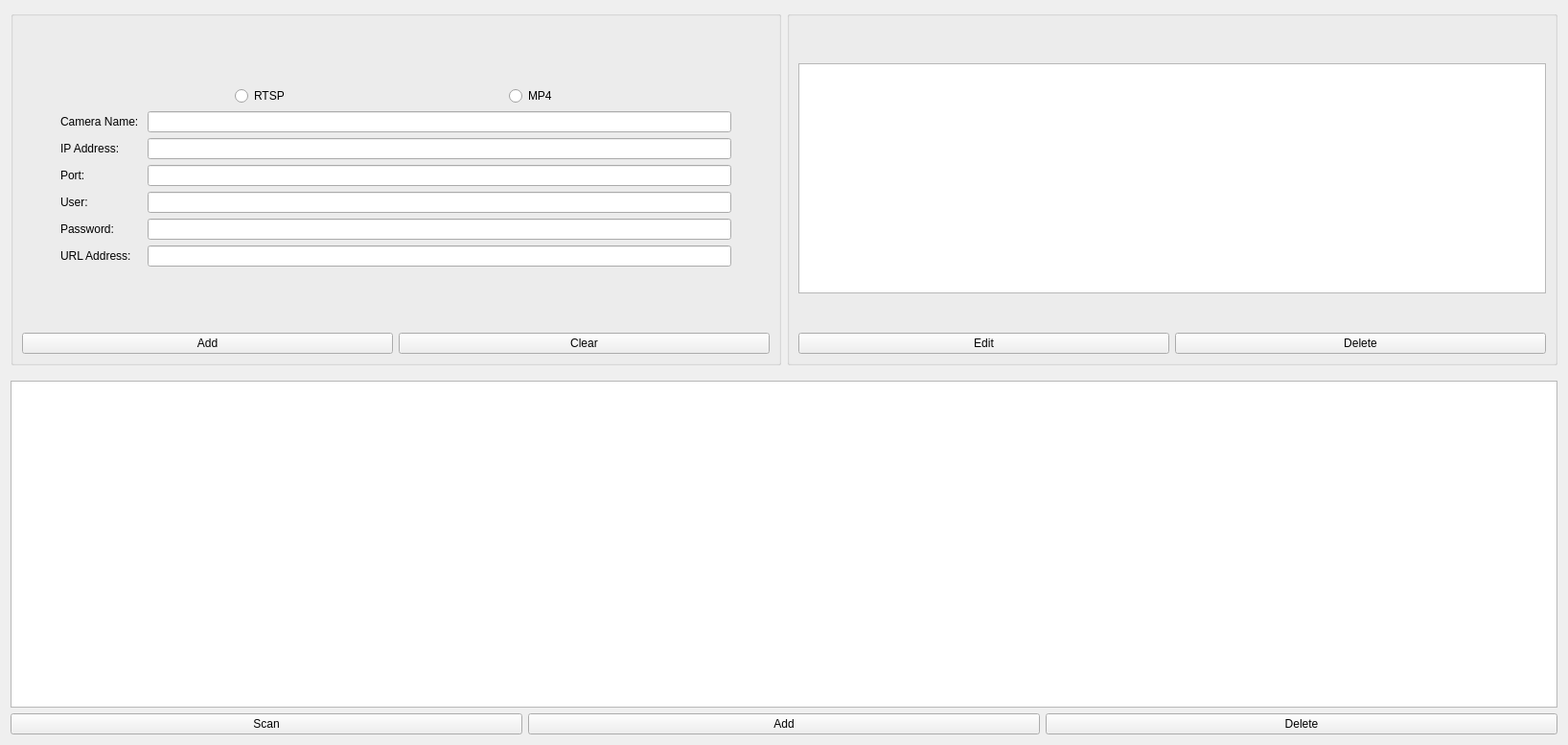
<?xml version="1.0" encoding="UTF-8"?>
<ui version="4.0">
 <class>CameraSettings</class>
 <widget class="QWidget" name="CameraSettings">
  <property name="geometry">
   <rect>
    <x>0</x>
    <y>0</y>
    <width>1636</width>
    <height>777</height>
   </rect>
  </property>
  <property name="windowTitle">
   <string>Form</string>
  </property>
  <layout class="QVBoxLayout" name="verticalLayout_3" stretch="1,0,1">
   <item>
    <layout class="QHBoxLayout" name="horizontalLayout_3" stretch="0,0">
     <item>
      <widget class="QGroupBox" name="groupBox">
       <property name="title">
        <string/>
       </property>
       <layout class="QVBoxLayout" name="verticalLayout_5">
        <item>
         <spacer name="verticalSpacer_6">
          <property name="orientation">
           <enum>Qt::Vertical</enum>
          </property>
          <property name="sizeHint" stdset="0">
           <size>
            <width>20</width>
            <height>40</height>
           </size>
          </property>
         </spacer>
        </item>
        <item>
         <layout class="QHBoxLayout" name="horizontalLayout_4">
          <item>
           <spacer name="horizontalSpacer">
            <property name="orientation">
             <enum>Qt::Horizontal</enum>
            </property>
            <property name="sizeHint" stdset="0">
             <size>
              <width>40</width>
              <height>20</height>
             </size>
            </property>
           </spacer>
          </item>
          <item>
           <widget class="QRadioButton" name="radioButton_2">
            <property name="text">
             <string>RTSP</string>
            </property>
           </widget>
          </item>
          <item>
           <spacer name="horizontalSpacer_3">
            <property name="orientation">
             <enum>Qt::Horizontal</enum>
            </property>
            <property name="sizeHint" stdset="0">
             <size>
              <width>40</width>
              <height>20</height>
             </size>
            </property>
           </spacer>
          </item>
          <item>
           <widget class="QRadioButton" name="radioButton">
            <property name="text">
             <string>MP4</string>
            </property>
           </widget>
          </item>
          <item>
           <spacer name="horizontalSpacer_2">
            <property name="orientation">
             <enum>Qt::Horizontal</enum>
            </property>
            <property name="sizeHint" stdset="0">
             <size>
              <width>40</width>
              <height>20</height>
             </size>
            </property>
           </spacer>
          </item>
         </layout>
        </item>
        <item>
         <layout class="QHBoxLayout" name="horizontalLayout_6" stretch="0,1,0">
          <item>
           <spacer name="horizontalSpacer_5">
            <property name="orientation">
             <enum>Qt::Horizontal</enum>
            </property>
            <property name="sizeHint" stdset="0">
             <size>
              <width>40</width>
              <height>20</height>
             </size>
            </property>
           </spacer>
          </item>
          <item>
           <layout class="QFormLayout" name="formLayout">
            <property name="fieldGrowthPolicy">
             <enum>QFormLayout::ExpandingFieldsGrow</enum>
            </property>
            <item row="0" column="0">
             <widget class="QLabel" name="label">
              <property name="text">
               <string>Camera Name: </string>
              </property>
             </widget>
            </item>
            <item row="0" column="1">
             <widget class="QLineEdit" name="lineEdit"/>
            </item>
            <item row="1" column="0">
             <widget class="QLabel" name="label_2">
              <property name="text">
               <string>IP Address:</string>
              </property>
             </widget>
            </item>
            <item row="1" column="1">
             <widget class="QLineEdit" name="lineEdit_2"/>
            </item>
            <item row="2" column="0">
             <widget class="QLabel" name="label_3">
              <property name="text">
               <string>Port:</string>
              </property>
             </widget>
            </item>
            <item row="2" column="1">
             <widget class="QLineEdit" name="lineEdit_3"/>
            </item>
            <item row="3" column="0">
             <widget class="QLabel" name="label_4">
              <property name="text">
               <string>User:</string>
              </property>
             </widget>
            </item>
            <item row="3" column="1">
             <widget class="QLineEdit" name="lineEdit_4"/>
            </item>
            <item row="4" column="0">
             <widget class="QLabel" name="label_5">
              <property name="text">
               <string>Password:</string>
              </property>
             </widget>
            </item>
            <item row="4" column="1">
             <widget class="QLineEdit" name="lineEdit_5"/>
            </item>
            <item row="5" column="0">
             <widget class="QLabel" name="label_6">
              <property name="text">
               <string>URL Address:</string>
              </property>
             </widget>
            </item>
            <item row="5" column="1">
             <widget class="QLineEdit" name="lineEdit_6"/>
            </item>
           </layout>
          </item>
          <item>
           <spacer name="horizontalSpacer_6">
            <property name="orientation">
             <enum>Qt::Horizontal</enum>
            </property>
            <property name="sizeHint" stdset="0">
             <size>
              <width>40</width>
              <height>20</height>
             </size>
            </property>
           </spacer>
          </item>
         </layout>
        </item>
        <item>
         <spacer name="verticalSpacer_2">
          <property name="orientation">
           <enum>Qt::Vertical</enum>
          </property>
          <property name="sizeHint" stdset="0">
           <size>
            <width>20</width>
            <height>40</height>
           </size>
          </property>
         </spacer>
        </item>
        <item>
         <layout class="QHBoxLayout" name="horizontalLayout_5">
          <item>
           <widget class="QPushButton" name="pushButton_2">
            <property name="text">
             <string>Add</string>
            </property>
           </widget>
          </item>
          <item>
           <widget class="QPushButton" name="pushButton">
            <property name="text">
             <string>Clear</string>
            </property>
           </widget>
          </item>
         </layout>
        </item>
       </layout>
      </widget>
     </item>
     <item>
      <layout class="QVBoxLayout" name="verticalLayout_4" stretch="0">
       <item>
        <widget class="QGroupBox" name="groupBox_2">
         <property name="title">
          <string/>
         </property>
         <layout class="QVBoxLayout" name="verticalLayout_6">
          <item>
           <spacer name="verticalSpacer_7">
            <property name="orientation">
             <enum>Qt::Vertical</enum>
            </property>
            <property name="sizeType">
             <enum>QSizePolicy::Fixed</enum>
            </property>
            <property name="sizeHint" stdset="0">
             <size>
              <width>20</width>
              <height>40</height>
             </size>
            </property>
           </spacer>
          </item>
          <item>
           <widget class="QTableView" name="tableView"/>
          </item>
          <item>
           <spacer name="verticalSpacer_4">
            <property name="orientation">
             <enum>Qt::Vertical</enum>
            </property>
            <property name="sizeType">
             <enum>QSizePolicy::Fixed</enum>
            </property>
            <property name="sizeHint" stdset="0">
             <size>
              <width>20</width>
              <height>35</height>
             </size>
            </property>
           </spacer>
          </item>
          <item>
           <layout class="QHBoxLayout" name="horizontalLayout_8">
            <item>
             <widget class="QPushButton" name="pushButton_4">
              <property name="text">
               <string>Edit</string>
              </property>
             </widget>
            </item>
            <item>
             <widget class="QPushButton" name="pushButton_3">
              <property name="text">
               <string>Delete</string>
              </property>
             </widget>
            </item>
           </layout>
          </item>
         </layout>
        </widget>
       </item>
      </layout>
     </item>
    </layout>
   </item>
   <item>
    <spacer name="verticalSpacer">
     <property name="orientation">
      <enum>Qt::Vertical</enum>
     </property>
     <property name="sizeType">
      <enum>QSizePolicy::Fixed</enum>
     </property>
     <property name="sizeHint" stdset="0">
      <size>
       <width>20</width>
       <height>10</height>
      </size>
     </property>
    </spacer>
   </item>
   <item>
    <layout class="QVBoxLayout" name="verticalLayout_2" stretch="0,0">
     <item>
      <widget class="QTableView" name="tableView_2"/>
     </item>
     <item>
      <layout class="QHBoxLayout" name="horizontalLayout_9">
       <item>
        <widget class="QPushButton" name="pushButton_5">
         <property name="text">
          <string>Scan</string>
         </property>
        </widget>
       </item>
       <item>
        <widget class="QPushButton" name="pushButton_6">
         <property name="text">
          <string>Add</string>
         </property>
        </widget>
       </item>
       <item>
        <widget class="QPushButton" name="pushButton_7">
         <property name="text">
          <string>Delete</string>
         </property>
        </widget>
       </item>
      </layout>
     </item>
    </layout>
   </item>
  </layout>
 </widget>
 <resources/>
 <connections/>
</ui>
